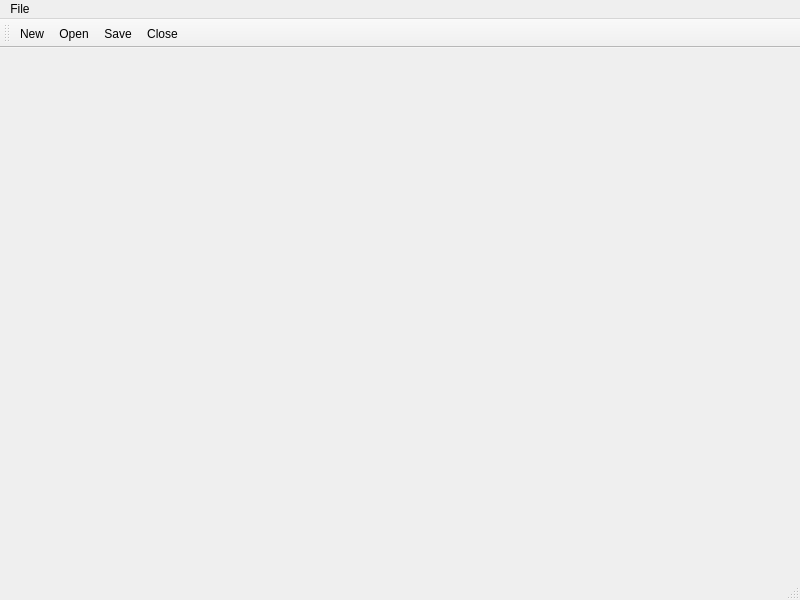
<?xml version="1.0" encoding="UTF-8"?>
<ui version="4.0">
 <class>MainWindow</class>
 <widget class="QMainWindow" name="MainWindow">
  <property name="geometry">
   <rect>
    <x>0</x>
    <y>0</y>
    <width>800</width>
    <height>600</height>
   </rect>
  </property>
  <property name="windowTitle">
   <string>MainWindow</string>
  </property>
  <widget class="QWidget" name="centralwidget"/>
  <widget class="QMenuBar" name="menubar">
   <property name="geometry">
    <rect>
     <x>0</x>
     <y>0</y>
     <width>800</width>
     <height>21</height>
    </rect>
   </property>
   <widget class="QMenu" name="menuFile">
    <property name="title">
     <string>File</string>
    </property>
    <addaction name="actionNew"/>
    <addaction name="actionOpen"/>
    <addaction name="actionSave"/>
    <addaction name="actionClose"/>
   </widget>
   <addaction name="menuFile"/>
  </widget>
  <widget class="QStatusBar" name="statusbar"/>
  <widget class="QToolBar" name="toolBar">
   <property name="windowTitle">
    <string>toolBar</string>
   </property>
   <attribute name="toolBarArea">
    <enum>TopToolBarArea</enum>
   </attribute>
   <attribute name="toolBarBreak">
    <bool>false</bool>
   </attribute>
   <addaction name="actionNew"/>
   <addaction name="actionOpen"/>
   <addaction name="actionSave"/>
   <addaction name="actionClose"/>
  </widget>
  <action name="actionNew">
   <property name="icon">
    <iconset resource="resource.qrc">
     <normaloff>:/img/new.jpeg</normaloff>:/img/new.jpeg</iconset>
   </property>
   <property name="text">
    <string>New</string>
   </property>
  </action>
  <action name="actionOpen">
   <property name="icon">
    <iconset resource="resource.qrc">
     <normaloff>:/img/open.png</normaloff>:/img/open.png</iconset>
   </property>
   <property name="text">
    <string>Open</string>
   </property>
  </action>
  <action name="actionSave">
   <property name="icon">
    <iconset resource="resource.qrc">
     <normaloff>:/img/save.png</normaloff>:/img/save.png</iconset>
   </property>
   <property name="text">
    <string>Save</string>
   </property>
  </action>
  <action name="actionClose">
   <property name="icon">
    <iconset resource="resource.qrc">
     <normaloff>:/img/close.png</normaloff>:/img/close.png</iconset>
   </property>
   <property name="text">
    <string>Close</string>
   </property>
  </action>
 </widget>
 <resources>
  <include location="resource.qrc"/>
 </resources>
 <connections/>
</ui>
